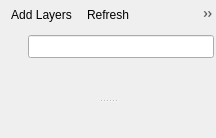
<?xml version="1.0" encoding="UTF-8"?>
<ui version="4.0">
 <class>BrowserDockWidgetBase</class>
 <widget class="QDockWidget" name="BrowserDockWidgetBase">
  <property name="geometry">
   <rect>
    <x>0</x>
    <y>0</y>
    <width>216</width>
    <height>138</height>
   </rect>
  </property>
  <property name="windowTitle">
   <string>Browser</string>
  </property>
  <widget class="QWidget" name="mContents">
   <layout class="QVBoxLayout" name="verticalLayout">
    <property name="spacing">
     <number>6</number>
    </property>
    <property name="leftMargin">
     <number>0</number>
    </property>
    <property name="topMargin">
     <number>0</number>
    </property>
    <property name="rightMargin">
     <number>0</number>
    </property>
    <property name="bottomMargin">
     <number>0</number>
    </property>
    <item>
     <widget class="QToolBar" name="mBrowserToolbar">
      <property name="iconSize">
       <size>
        <width>16</width>
        <height>16</height>
       </size>
      </property>
      <property name="floatable">
       <bool>false</bool>
      </property>
      <addaction name="mActionAddLayers"/>
      <addaction name="mActionRefresh"/>
      <addaction name="mActionShowFilter"/>
      <addaction name="mActionCollapse"/>
      <addaction name="mActionPropertiesWidget"/>
     </widget>
    </item>
    <item>
     <widget class="QWidget" name="mWidgetFilter" native="true">
      <layout class="QHBoxLayout" name="horizontalLayout">
       <property name="spacing">
        <number>0</number>
       </property>
       <property name="leftMargin">
        <number>0</number>
       </property>
       <property name="topMargin">
        <number>0</number>
       </property>
       <property name="rightMargin">
        <number>0</number>
       </property>
       <property name="bottomMargin">
        <number>0</number>
       </property>
       <item>
        <widget class="QFrame" name="frame">
         <property name="sizePolicy">
          <sizepolicy hsizetype="Expanding" vsizetype="Minimum">
           <horstretch>0</horstretch>
           <verstretch>0</verstretch>
          </sizepolicy>
         </property>
         <property name="frameShape">
          <enum>QFrame::NoFrame</enum>
         </property>
         <property name="frameShadow">
          <enum>QFrame::Raised</enum>
         </property>
         <layout class="QHBoxLayout" name="horizontalLayout_3">
          <property name="spacing">
           <number>2</number>
          </property>
          <property name="leftMargin">
           <number>2</number>
          </property>
          <property name="topMargin">
           <number>0</number>
          </property>
          <property name="rightMargin">
           <number>2</number>
          </property>
          <property name="bottomMargin">
           <number>0</number>
          </property>
          <item>
           <widget class="QToolButton" name="mBtnFilterOptions">
            <property name="toolTip">
             <string>Options</string>
            </property>
            <property name="text">
             <string/>
            </property>
            <property name="icon">
             <iconset resource="resource.qrc">
              <normaloff>:/images/themes/default/mActionAddLayer.svg</normaloff>:/images/themes/default/mActionAddLayer.svg</iconset>
            </property>
            <property name="popupMode">
             <enum>QToolButton::InstantPopup</enum>
            </property>
            <property name="toolButtonStyle">
             <enum>Qt::ToolButtonIconOnly</enum>
            </property>
            <property name="autoRaise">
             <bool>true</bool>
            </property>
           </widget>
          </item>
          <item>
           <widget class="QgsFilterLineEdit" name="mLeFilter">
            <property name="sizePolicy">
             <sizepolicy hsizetype="Expanding" vsizetype="Preferred">
              <horstretch>0</horstretch>
              <verstretch>0</verstretch>
             </sizepolicy>
            </property>
            <property name="minimumSize">
             <size>
              <width>0</width>
              <height>0</height>
             </size>
            </property>
            <property name="baseSize">
             <size>
              <width>0</width>
              <height>0</height>
             </size>
            </property>
           </widget>
          </item>
         </layout>
        </widget>
       </item>
      </layout>
     </widget>
    </item>
    <item>
     <widget class="QSplitter" name="mSplitter">
      <property name="orientation">
       <enum>Qt::Vertical</enum>
      </property>
      <widget class="QWidget" name="verticalLayoutWidget">
       <layout class="QVBoxLayout" name="mLayoutBrowser"/>
      </widget>
      <widget class="QWidget" name="mPropertiesWidget" native="true">
       <property name="sizePolicy">
        <sizepolicy hsizetype="Preferred" vsizetype="Preferred">
         <horstretch>0</horstretch>
         <verstretch>0</verstretch>
        </sizepolicy>
       </property>
       <property name="minimumSize">
        <size>
         <width>0</width>
         <height>0</height>
        </size>
       </property>
       <layout class="QVBoxLayout" name="verticalLayout_3">
        <property name="leftMargin">
         <number>0</number>
        </property>
        <property name="topMargin">
         <number>0</number>
        </property>
        <property name="rightMargin">
         <number>0</number>
        </property>
        <property name="bottomMargin">
         <number>0</number>
        </property>
        <item>
         <layout class="QVBoxLayout" name="mPropertiesLayout"/>
        </item>
       </layout>
      </widget>
     </widget>
    </item>
   </layout>
  </widget>
  <action name="mActionAddLayers">
   <property name="icon">
    <iconset resource="resource.qrc">
     <normaloff>:/images/themes/default/mActionAddLayer.svg</normaloff>:/images/themes/default/mActionAddLayer.svg</iconset>
   </property>
   <property name="text">
    <string>Add Layers</string>
   </property>
   <property name="toolTip">
    <string>Add Selected Layers</string>
   </property>
  </action>
  <action name="mActionRefresh">
   <property name="icon">
    <iconset resource="resource.qrc">
     <normaloff>:/images/themes/default/mActionDraw.svg</normaloff>:/images/themes/default/mActionDraw.svg</iconset>
   </property>
   <property name="text">
    <string>Refresh</string>
   </property>
  </action>
  <action name="mActionShowFilter">
   <property name="checkable">
    <bool>true</bool>
   </property>
   <property name="icon">
    <iconset resource="resource.qrc">
     <normaloff>:/images/themes/default/mActionFilter2.svg</normaloff>:/images/themes/default/mActionFilter2.svg</iconset>
   </property>
   <property name="text">
    <string>Filter Browser</string>
   </property>
   <property name="iconText">
    <string>Filter Browser</string>
   </property>
   <property name="toolTip">
    <string>Filter Browser</string>
   </property>
  </action>
  <action name="mActionCollapse">
   <property name="icon">
    <iconset resource="resource.qrc">
     <normaloff>:/images/themes/default/mActionCollapseTree.svg</normaloff>:/images/themes/default/mActionCollapseTree.svg</iconset>
   </property>
   <property name="text">
    <string>Collapse All</string>
   </property>
   <property name="toolTip">
    <string>Collapse All</string>
   </property>
  </action>
  <action name="mActionPropertiesWidget">
   <property name="checkable">
    <bool>true</bool>
   </property>
   <property name="icon">
    <iconset resource="resource.qrc">
     <normaloff>:/images/themes/default/mActionPropertiesWidget.svg</normaloff>:/images/themes/default/mActionPropertiesWidget.svg</iconset>
   </property>
   <property name="text">
    <string>Show Properties</string>
   </property>
   <property name="toolTip">
    <string>Enable/disable properties widget</string>
   </property>
  </action>
 </widget>
 <customwidgets>
  <customwidget>
   <class>QgsFilterLineEdit</class>
   <extends>QLineEdit</extends>
   <header>qgsfilterlineedit.h</header>
  </customwidget>
 </customwidgets>
 <resources>
  <include location="resource.qrc"/>
 </resources>
 <connections/>
</ui>
